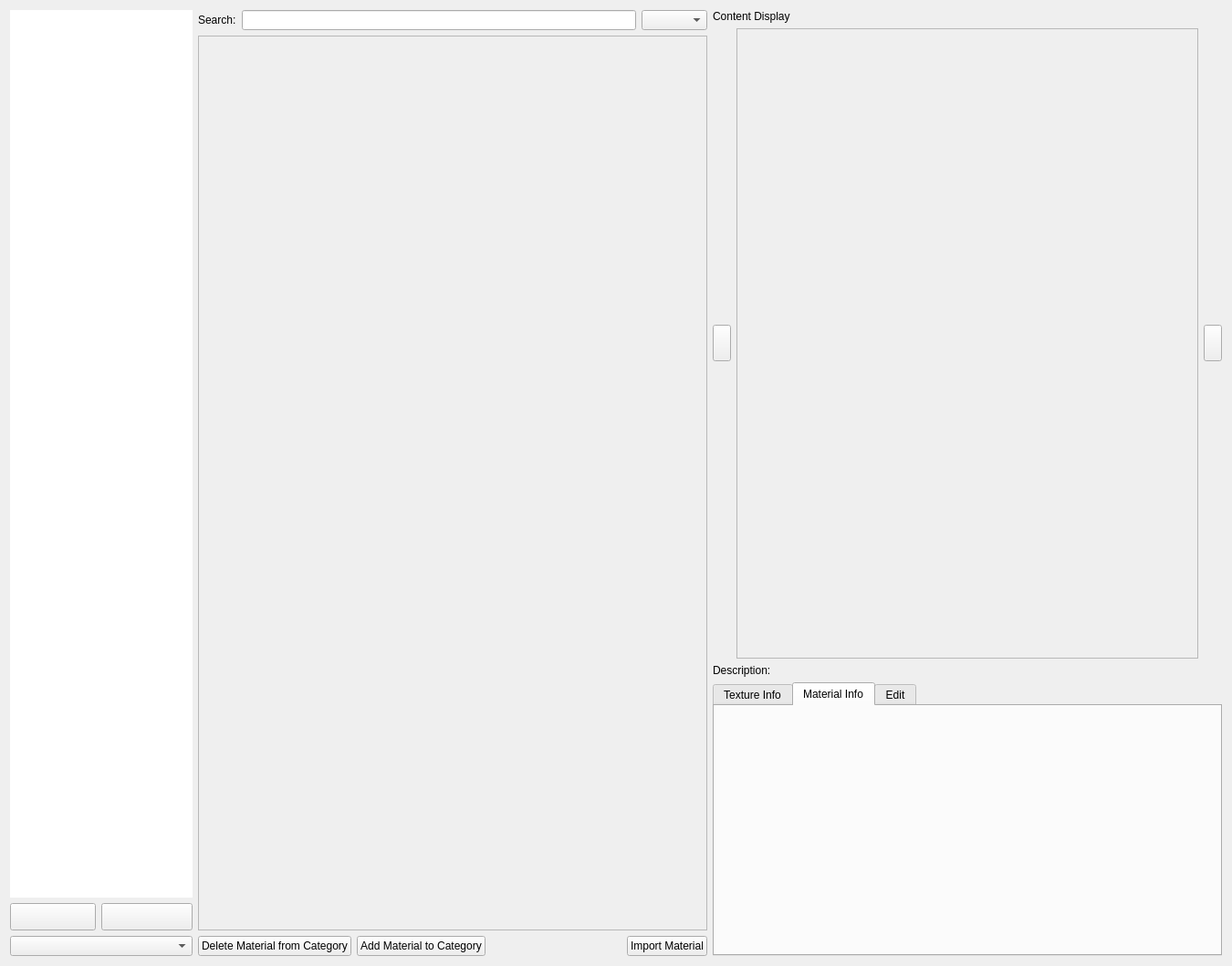
<?xml version="1.0" encoding="UTF-8"?>
<ui version="4.0">
 <class>GeoCreator</class>
 <widget class="QWidget" name="GeoCreator">
  <property name="geometry">
   <rect>
    <x>0</x>
    <y>0</y>
    <width>1350</width>
    <height>1059</height>
   </rect>
  </property>
  <property name="minimumSize">
   <size>
    <width>1100</width>
    <height>800</height>
   </size>
  </property>
  <property name="windowTitle">
   <string>Create Geometry</string>
  </property>
  <layout class="QGridLayout" name="gridLayout_3">
   <item row="0" column="1" colspan="2">
    <layout class="QHBoxLayout" name="horizontalLayout">
     <item>
      <layout class="QVBoxLayout" name="verticalLayout">
       <item>
        <widget class="QTreeWidget" name="treeWidget">
         <property name="enabled">
          <bool>true</bool>
         </property>
         <property name="sizePolicy">
          <sizepolicy hsizetype="Minimum" vsizetype="MinimumExpanding">
           <horstretch>0</horstretch>
           <verstretch>0</verstretch>
          </sizepolicy>
         </property>
         <property name="minimumSize">
          <size>
           <width>200</width>
           <height>0</height>
          </size>
         </property>
         <property name="maximumSize">
          <size>
           <width>0</width>
           <height>1200</height>
          </size>
         </property>
         <property name="contextMenuPolicy">
          <enum>Qt::NoContextMenu</enum>
         </property>
         <property name="layoutDirection">
          <enum>Qt::LeftToRight</enum>
         </property>
         <property name="styleSheet">
          <string notr="true"/>
         </property>
         <property name="frameShape">
          <enum>QFrame::NoFrame</enum>
         </property>
         <property name="frameShadow">
          <enum>QFrame::Sunken</enum>
         </property>
         <property name="lineWidth">
          <number>1</number>
         </property>
         <property name="sizeAdjustPolicy">
          <enum>QAbstractScrollArea::AdjustToContents</enum>
         </property>
         <property name="rootIsDecorated">
          <bool>false</bool>
         </property>
         <property name="uniformRowHeights">
          <bool>true</bool>
         </property>
         <property name="headerHidden">
          <bool>false</bool>
         </property>
         <property name="columnCount">
          <number>0</number>
         </property>
         <attribute name="headerVisible">
          <bool>true</bool>
         </attribute>
        </widget>
       </item>
       <item>
        <layout class="QHBoxLayout" name="horizontalLayout_2">
         <item>
          <widget class="QPushButton" name="pushButton">
           <property name="sizePolicy">
            <sizepolicy hsizetype="Minimum" vsizetype="Minimum">
             <horstretch>0</horstretch>
             <verstretch>0</verstretch>
            </sizepolicy>
           </property>
           <property name="maximumSize">
            <size>
             <width>100</width>
             <height>30</height>
            </size>
           </property>
           <property name="text">
            <string/>
           </property>
          </widget>
         </item>
         <item>
          <widget class="QPushButton" name="pushButton_2">
           <property name="sizePolicy">
            <sizepolicy hsizetype="Minimum" vsizetype="Minimum">
             <horstretch>0</horstretch>
             <verstretch>0</verstretch>
            </sizepolicy>
           </property>
           <property name="minimumSize">
            <size>
             <width>100</width>
             <height>30</height>
            </size>
           </property>
           <property name="maximumSize">
            <size>
             <width>100</width>
             <height>30</height>
            </size>
           </property>
           <property name="text">
            <string/>
           </property>
           <property name="iconSize">
            <size>
             <width>12</width>
             <height>12</height>
            </size>
           </property>
          </widget>
         </item>
        </layout>
       </item>
       <item>
        <widget class="QComboBox" name="comboBox"/>
       </item>
      </layout>
     </item>
     <item>
      <layout class="QVBoxLayout" name="verticalLayout_2">
       <item>
        <layout class="QHBoxLayout" name="horizontalLayout_5">
         <item>
          <widget class="QLabel" name="search_label">
           <property name="font">
            <font>
             <bold>false</bold>
            </font>
           </property>
           <property name="text">
            <string>Search:</string>
           </property>
          </widget>
         </item>
         <item>
          <widget class="QLineEdit" name="search_lineEdit">
           <property name="sizePolicy">
            <sizepolicy hsizetype="Expanding" vsizetype="Maximum">
             <horstretch>0</horstretch>
             <verstretch>0</verstretch>
            </sizepolicy>
           </property>
          </widget>
         </item>
         <item>
          <widget class="QComboBox" name="comboBox_2"/>
         </item>
        </layout>
       </item>
       <item>
        <widget class="QScrollArea" name="scrollArea">
         <property name="sizePolicy">
          <sizepolicy hsizetype="Expanding" vsizetype="Expanding">
           <horstretch>0</horstretch>
           <verstretch>0</verstretch>
          </sizepolicy>
         </property>
         <property name="maximumSize">
          <size>
           <width>5000</width>
           <height>1200</height>
          </size>
         </property>
         <property name="statusTip">
          <string notr="true"/>
         </property>
         <property name="widgetResizable">
          <bool>true</bool>
         </property>
         <widget class="QWidget" name="scrollAreaWidgetContents">
          <property name="geometry">
           <rect>
            <x>0</x>
            <y>0</y>
            <width>554</width>
            <height>974</height>
           </rect>
          </property>
         </widget>
        </widget>
       </item>
       <item>
        <layout class="QHBoxLayout" name="horizontalLayout_3">
         <item>
          <widget class="QPushButton" name="delMaterial">
           <property name="sizePolicy">
            <sizepolicy hsizetype="MinimumExpanding" vsizetype="Preferred">
             <horstretch>0</horstretch>
             <verstretch>0</verstretch>
            </sizepolicy>
           </property>
           <property name="maximumSize">
            <size>
             <width>218</width>
             <height>39</height>
            </size>
           </property>
           <property name="font">
            <font>
             <italic>false</italic>
             <bold>false</bold>
             <underline>false</underline>
            </font>
           </property>
           <property name="layoutDirection">
            <enum>Qt::LeftToRight</enum>
           </property>
           <property name="autoFillBackground">
            <bool>false</bool>
           </property>
           <property name="text">
            <string>Delete Material from Category</string>
           </property>
           <property name="autoDefault">
            <bool>false</bool>
           </property>
           <property name="default">
            <bool>false</bool>
           </property>
           <property name="flat">
            <bool>false</bool>
           </property>
          </widget>
         </item>
         <item>
          <widget class="QPushButton" name="addMaterial">
           <property name="sizePolicy">
            <sizepolicy hsizetype="Minimum" vsizetype="Preferred">
             <horstretch>0</horstretch>
             <verstretch>0</verstretch>
            </sizepolicy>
           </property>
           <property name="maximumSize">
            <size>
             <width>184</width>
             <height>39</height>
            </size>
           </property>
           <property name="text">
            <string>Add Material to Category</string>
           </property>
          </widget>
         </item>
         <item>
          <spacer name="horizontalSpacer_2">
           <property name="orientation">
            <enum>Qt::Horizontal</enum>
           </property>
           <property name="sizeHint" stdset="0">
            <size>
             <width>40</width>
             <height>20</height>
            </size>
           </property>
          </spacer>
         </item>
         <item>
          <widget class="QPushButton" name="pushButton_3">
           <property name="text">
            <string>Import Material</string>
           </property>
          </widget>
         </item>
        </layout>
       </item>
      </layout>
     </item>
     <item>
      <layout class="QVBoxLayout" name="verticalLayout_3">
       <item>
        <widget class="QLabel" name="item_label">
         <property name="font">
          <font>
           <bold>false</bold>
          </font>
         </property>
         <property name="frameShadow">
          <enum>QFrame::Sunken</enum>
         </property>
         <property name="midLineWidth">
          <number>0</number>
         </property>
         <property name="text">
          <string>Content Display</string>
         </property>
        </widget>
       </item>
       <item>
        <layout class="QVBoxLayout" name="imageshow_layout">
         <item>
          <layout class="QHBoxLayout" name="horizontalLayout_9">
           <item>
            <widget class="QPushButton" name="img_leftButton">
             <property name="sizePolicy">
              <sizepolicy hsizetype="Fixed" vsizetype="Fixed">
               <horstretch>0</horstretch>
               <verstretch>0</verstretch>
              </sizepolicy>
             </property>
             <property name="maximumSize">
              <size>
               <width>20</width>
               <height>40</height>
              </size>
             </property>
             <property name="text">
              <string/>
             </property>
            </widget>
           </item>
           <item>
            <widget class="QScrollArea" name="largeimg_area">
             <property name="sizePolicy">
              <sizepolicy hsizetype="Expanding" vsizetype="Expanding">
               <horstretch>0</horstretch>
               <verstretch>0</verstretch>
              </sizepolicy>
             </property>
             <property name="minimumSize">
              <size>
               <width>0</width>
               <height>0</height>
              </size>
             </property>
             <property name="maximumSize">
              <size>
               <width>1200</width>
               <height>1200</height>
              </size>
             </property>
             <property name="widgetResizable">
              <bool>true</bool>
             </property>
             <widget class="QWidget" name="scrollAreaWidgetContents_2">
              <property name="geometry">
               <rect>
                <x>0</x>
                <y>0</y>
                <width>498</width>
                <height>679</height>
               </rect>
              </property>
             </widget>
            </widget>
           </item>
           <item>
            <widget class="QPushButton" name="img_rightButton">
             <property name="sizePolicy">
              <sizepolicy hsizetype="Preferred" vsizetype="Preferred">
               <horstretch>5</horstretch>
               <verstretch>0</verstretch>
              </sizepolicy>
             </property>
             <property name="maximumSize">
              <size>
               <width>20</width>
               <height>40</height>
              </size>
             </property>
             <property name="text">
              <string/>
             </property>
            </widget>
           </item>
          </layout>
         </item>
        </layout>
       </item>
       <item>
        <layout class="QHBoxLayout" name="horizontalLayout_6">
         <property name="bottomMargin">
          <number>0</number>
         </property>
         <item>
          <widget class="QLabel" name="desc_label">
           <property name="sizePolicy">
            <sizepolicy hsizetype="Minimum" vsizetype="Minimum">
             <horstretch>0</horstretch>
             <verstretch>0</verstretch>
            </sizepolicy>
           </property>
           <property name="text">
            <string>Description:</string>
           </property>
          </widget>
         </item>
         <item>
          <widget class="QLabel" name="desc_out">
           <property name="sizePolicy">
            <sizepolicy hsizetype="Expanding" vsizetype="Preferred">
             <horstretch>0</horstretch>
             <verstretch>0</verstretch>
            </sizepolicy>
           </property>
           <property name="text">
            <string/>
           </property>
          </widget>
         </item>
        </layout>
       </item>
       <item>
        <widget class="QTabWidget" name="tabWidget">
         <property name="enabled">
          <bool>true</bool>
         </property>
         <property name="sizePolicy">
          <sizepolicy hsizetype="Preferred" vsizetype="Expanding">
           <horstretch>0</horstretch>
           <verstretch>0</verstretch>
          </sizepolicy>
         </property>
         <property name="maximumSize">
          <size>
           <width>1000</width>
           <height>300</height>
          </size>
         </property>
         <property name="layoutDirection">
          <enum>Qt::LeftToRight</enum>
         </property>
         <property name="tabPosition">
          <enum>QTabWidget::North</enum>
         </property>
         <property name="tabShape">
          <enum>QTabWidget::Rounded</enum>
         </property>
         <property name="currentIndex">
          <number>1</number>
         </property>
         <property name="elideMode">
          <enum>Qt::ElideMiddle</enum>
         </property>
         <property name="documentMode">
          <bool>false</bool>
         </property>
         <widget class="QWidget" name="tab">
          <attribute name="title">
           <string>Texture Info</string>
          </attribute>
          <layout class="QHBoxLayout" name="horizontalLayout_4">
           <item>
            <layout class="QVBoxLayout" name="verticalLayout_4">
             <item>
              <widget class="QTreeWidget" name="tabtreewidget">
               <column>
                <property name="text">
                 <string>Texture</string>
                </property>
               </column>
               <column>
                <property name="text">
                 <string>Texture Path</string>
                </property>
               </column>
               <column>
                <property name="text">
                 <string>UDIM</string>
                </property>
               </column>
               <column>
                <property name="text">
                 <string>Count</string>
                </property>
               </column>
               <column>
                <property name="text">
                 <string>Sequence</string>
                </property>
               </column>
               <column>
                <property name="text">
                 <string>Count</string>
                </property>
               </column>
              </widget>
             </item>
            </layout>
           </item>
          </layout>
         </widget>
         <widget class="QWidget" name="tab_3">
          <attribute name="title">
           <string>Material Info</string>
          </attribute>
          <layout class="QHBoxLayout" name="horizontalLayout_10">
           <item>
            <layout class="QVBoxLayout" name="material_infolayout"/>
           </item>
          </layout>
         </widget>
         <widget class="QWidget" name="tab_2">
          <attribute name="title">
           <string>Edit</string>
          </attribute>
          <layout class="QHBoxLayout" name="horizontalLayout_8">
           <item>
            <layout class="QGridLayout" name="gridLayout">
             <item row="3" column="0">
              <layout class="QGridLayout" name="gridLayout_4">
               <item row="0" column="2">
                <widget class="QPushButton" name="pushButton_7">
                 <property name="sizePolicy">
                  <sizepolicy hsizetype="Preferred" vsizetype="Fixed">
                   <horstretch>0</horstretch>
                   <verstretch>0</verstretch>
                  </sizepolicy>
                 </property>
                 <property name="text">
                  <string>Replace</string>
                 </property>
                </widget>
               </item>
               <item row="0" column="1">
                <widget class="QLineEdit" name="lineEdit"/>
               </item>
               <item row="0" column="0">
                <widget class="QLabel" name="label_3">
                 <property name="text">
                  <string>Description</string>
                 </property>
                </widget>
               </item>
              </layout>
             </item>
             <item row="0" column="0">
              <layout class="QGridLayout" name="gridLayout_2">
               <item row="0" column="0">
                <widget class="QLabel" name="label">
                 <property name="sizePolicy">
                  <sizepolicy hsizetype="Fixed" vsizetype="Fixed">
                   <horstretch>0</horstretch>
                   <verstretch>0</verstretch>
                  </sizepolicy>
                 </property>
                 <property name="text">
                  <string>Add Image to Display</string>
                 </property>
                 <property name="alignment">
                  <set>Qt::AlignLeading|Qt::AlignLeft|Qt::AlignVCenter</set>
                 </property>
                 <property name="textInteractionFlags">
                  <set>Qt::LinksAccessibleByMouse</set>
                 </property>
                </widget>
               </item>
               <item row="1" column="1">
                <widget class="QPushButton" name="pushButton_5">
                 <property name="sizePolicy">
                  <sizepolicy hsizetype="Preferred" vsizetype="Fixed">
                   <horstretch>0</horstretch>
                   <verstretch>0</verstretch>
                  </sizepolicy>
                 </property>
                 <property name="text">
                  <string>File</string>
                 </property>
                </widget>
               </item>
               <item row="2" column="0">
                <widget class="QLabel" name="label_4">
                 <property name="text">
                  <string>Remove Image</string>
                 </property>
                </widget>
               </item>
               <item row="0" column="1">
                <widget class="QPushButton" name="addImageFromFile">
                 <property name="sizePolicy">
                  <sizepolicy hsizetype="Preferred" vsizetype="Fixed">
                   <horstretch>0</horstretch>
                   <verstretch>0</verstretch>
                  </sizepolicy>
                 </property>
                 <property name="text">
                  <string>File</string>
                 </property>
                </widget>
               </item>
               <item row="2" column="1">
                <widget class="QPushButton" name="pushButton_8">
                 <property name="text">
                  <string>Execute</string>
                 </property>
                </widget>
               </item>
               <item row="1" column="0">
                <widget class="QLabel" name="label_2">
                 <property name="sizePolicy">
                  <sizepolicy hsizetype="Fixed" vsizetype="Preferred">
                   <horstretch>0</horstretch>
                   <verstretch>0</verstretch>
                  </sizepolicy>
                 </property>
                 <property name="text">
                  <string>Replace Main Image </string>
                 </property>
                </widget>
               </item>
               <item row="0" column="2">
                <widget class="QPushButton" name="pushButton_4">
                 <property name="sizePolicy">
                  <sizepolicy hsizetype="Preferred" vsizetype="Fixed">
                   <horstretch>0</horstretch>
                   <verstretch>0</verstretch>
                  </sizepolicy>
                 </property>
                 <property name="text">
                  <string>Render View</string>
                 </property>
                </widget>
               </item>
               <item row="1" column="2">
                <widget class="QPushButton" name="pushButton_6">
                 <property name="sizePolicy">
                  <sizepolicy hsizetype="Preferred" vsizetype="Fixed">
                   <horstretch>0</horstretch>
                   <verstretch>0</verstretch>
                  </sizepolicy>
                 </property>
                 <property name="text">
                  <string>Render View</string>
                 </property>
                </widget>
               </item>
              </layout>
             </item>
             <item row="11" column="0">
              <spacer name="verticalSpacer">
               <property name="orientation">
                <enum>Qt::Vertical</enum>
               </property>
               <property name="sizeHint" stdset="0">
                <size>
                 <width>20</width>
                 <height>40</height>
                </size>
               </property>
              </spacer>
             </item>
             <item row="5" column="0">
              <layout class="QHBoxLayout" name="horizontalLayout_11">
               <item>
                <widget class="QPushButton" name="pushButton_9">
                 <property name="sizePolicy">
                  <sizepolicy hsizetype="Minimum" vsizetype="Minimum">
                   <horstretch>0</horstretch>
                   <verstretch>0</verstretch>
                  </sizepolicy>
                 </property>
                 <property name="text">
                  <string>Material Info Config.</string>
                 </property>
                </widget>
               </item>
               <item>
                <spacer name="horizontalSpacer">
                 <property name="orientation">
                  <enum>Qt::Horizontal</enum>
                 </property>
                 <property name="sizeHint" stdset="0">
                  <size>
                   <width>40</width>
                   <height>20</height>
                  </size>
                 </property>
                </spacer>
               </item>
              </layout>
             </item>
             <item row="4" column="0">
              <widget class="Line" name="line">
               <property name="orientation">
                <enum>Qt::Horizontal</enum>
               </property>
              </widget>
             </item>
            </layout>
           </item>
          </layout>
         </widget>
        </widget>
       </item>
      </layout>
     </item>
    </layout>
   </item>
  </layout>
 </widget>
 <resources/>
 <connections/>
</ui>
